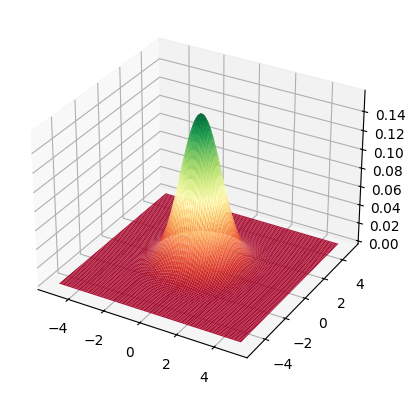

Source code (Python):
import strawberryfields as sf
from strawberryfields.ops import *

import numpy as np
import matplotlib.pyplot as plt
from mpl_toolkits.mplot3d import Axes3D


prog = sf.Program(1)
with prog.context as q:
    Vac | q[0]

eng = sf.Engine('gaussian')
state = eng.run(prog).state


fig = plt.figure()
X = np.linspace(-5, 5, 100)
P = np.linspace(-5, 5, 100)
Z = state.wigner(0, X, P)
X, P = np.meshgrid(X, P)
ax = fig.add_subplot(111, projection="3d")
ax.plot_surface(X, P, Z, cmap="RdYlGn", lw=0.5, rstride=1, cstride=1)
fig.set_size_inches(4.8, 5)
#ax.set_axis_off()

plt.savefig('vacuum.png', transparent=True, bbox_inches='tight')
